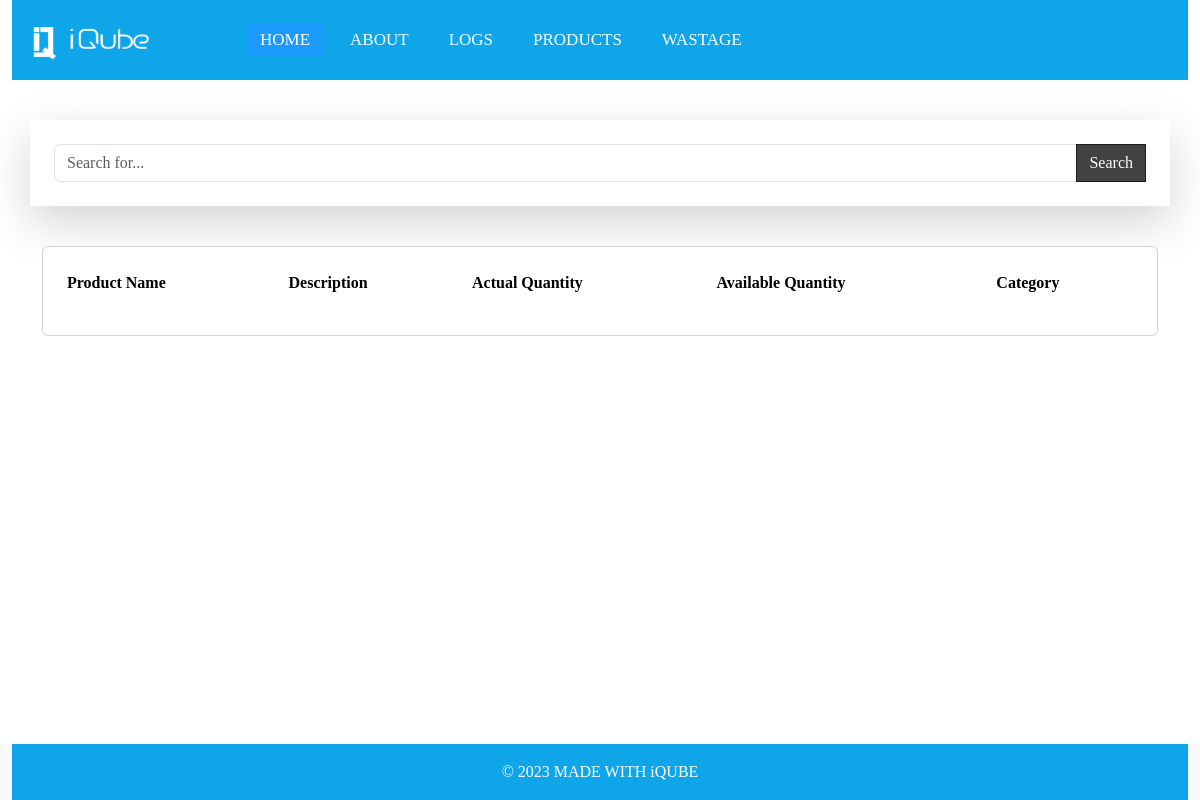
The app's page /, older data.
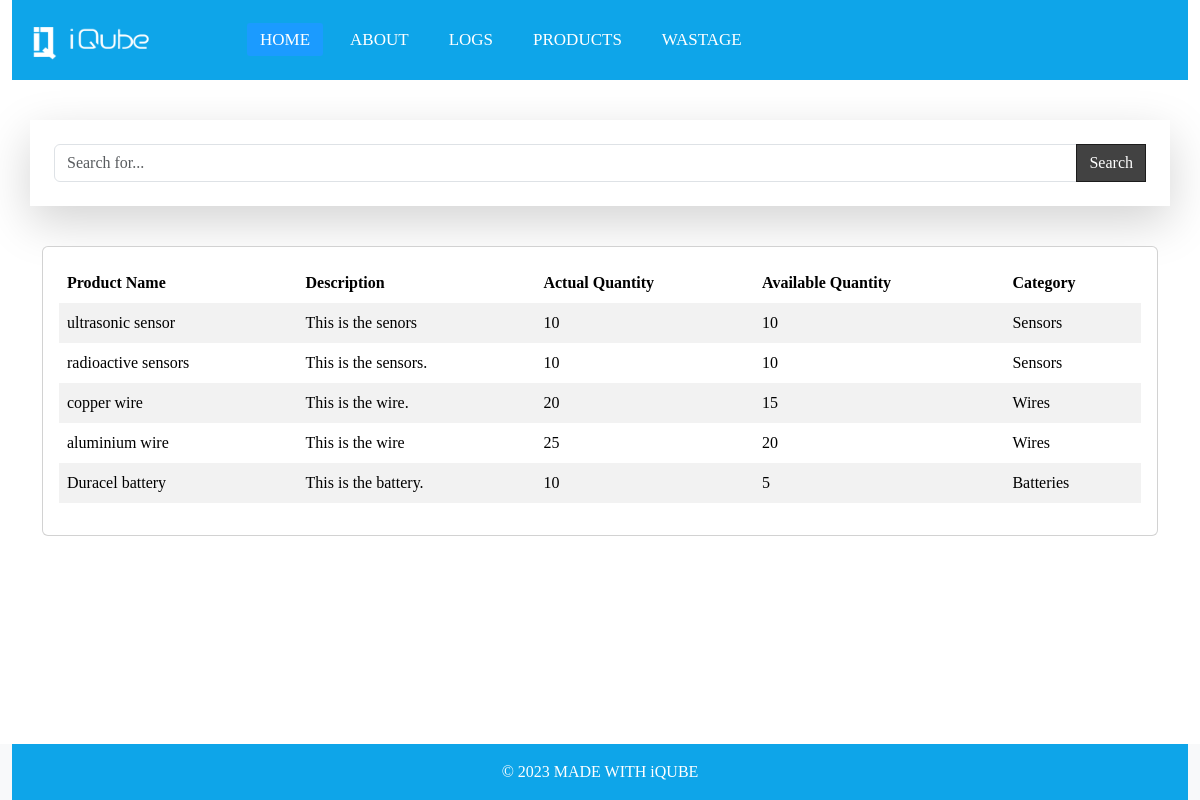
The same page, newer data.
### invention/models.py (models this page shows, shortened)
class Product(models.Model):
    name=models.CharField(max_length=255)
    decription=models.CharField(max_length=100)
    actual_count=models.PositiveIntegerField()
    available_count=models.PositiveIntegerField()
    category= models.ForeignKey('Category', on_delete=models.CASCADE)
    created_at = models.DateTimeField(auto_now=True)

class Category(models.Model):
    name=models.CharField(max_length=25)
    created_by = models.ForeignKey(User, on_delete=models.CASCADE)
    created_at=models.DateTimeField(auto_now=True)
    class Meta:
        verbose_name_plural = 'Categories'
    def __str__(self):
        return self.name

### invention/views.py (the view)
# urls.py: path('', views.home ,name="Home"),
def home(request):
    products = Product.objects.all()
    query = request.GET.get('query', '')
    if query:
       products = products.filter(name__icontains = query)
    return render(request, 'home.html', {'products': products,})

### invention/templates/home.html (shortened to what this page needs)
{% extends "base.html"%}
{% block base %}
 <div class="container  p-4 shadow-lg my-3">
  <form action="{% url 'Home' %}" method="get">
<div class="input-group">
	<input type="text" name="query" value="{{query}}" class="form-control" placeholder="Search for...">
      <span class="input-group-btn">
        <button class="btn btn-search" type="button"> Search</button>
      </span>
</div>
</form>
</div>
<br>
<div class="container mb-5">
<div class="card">
                <div class="card-body">
                  <div class="table-responsive">
                    <table class="table table-striped table-borderless">
                      <thead>
                        <tr>
                          <th>Product Name</th>
                          <th>Description</th>
                          <th>Actual Quantity</th>
                          <th>Available Quantity</th>
                          <th>Category</th>
                        </tr>
                      </thead>
                      <tbody>
                        {% for product in products %}
                        <tr>
                          <td>{{product.name}}</td>
                          <td class="font-weight-bold">{{ product.decription}}</td>
                          <td>{{ product.actual_count}}</td>
                          <td>{{ product.available_count}}</td>
                          <td>{{ product.category }}</td>
                        </tr>
                        {% endfor %}
                      </tbody>
                    </table>
                  </div>
                </div>
              </div>
            </div>
{% endblock %}

Row changes from the older to the newer data that the page shows:
added Product: name "ultrasonic sensor", decription "This is the senors", actual_count "10", available_count "10", category "Sensors"
added Product: name "radioactive sensors", decription "This is the sensors.", actual_count "10", available_count "10", category "Sensors"
added Product: name "copper wire", decription "This is the wire.", actual_count "20", available_count "15", category "Wires"
added Product: name "aluminium wire", decription "This is the wire", actual_count "25", available_count "20", category "Wires"
added Product: name "Duracel battery", decription "This is the battery.", actual_count "10", available_count "5", category "Batteries"
